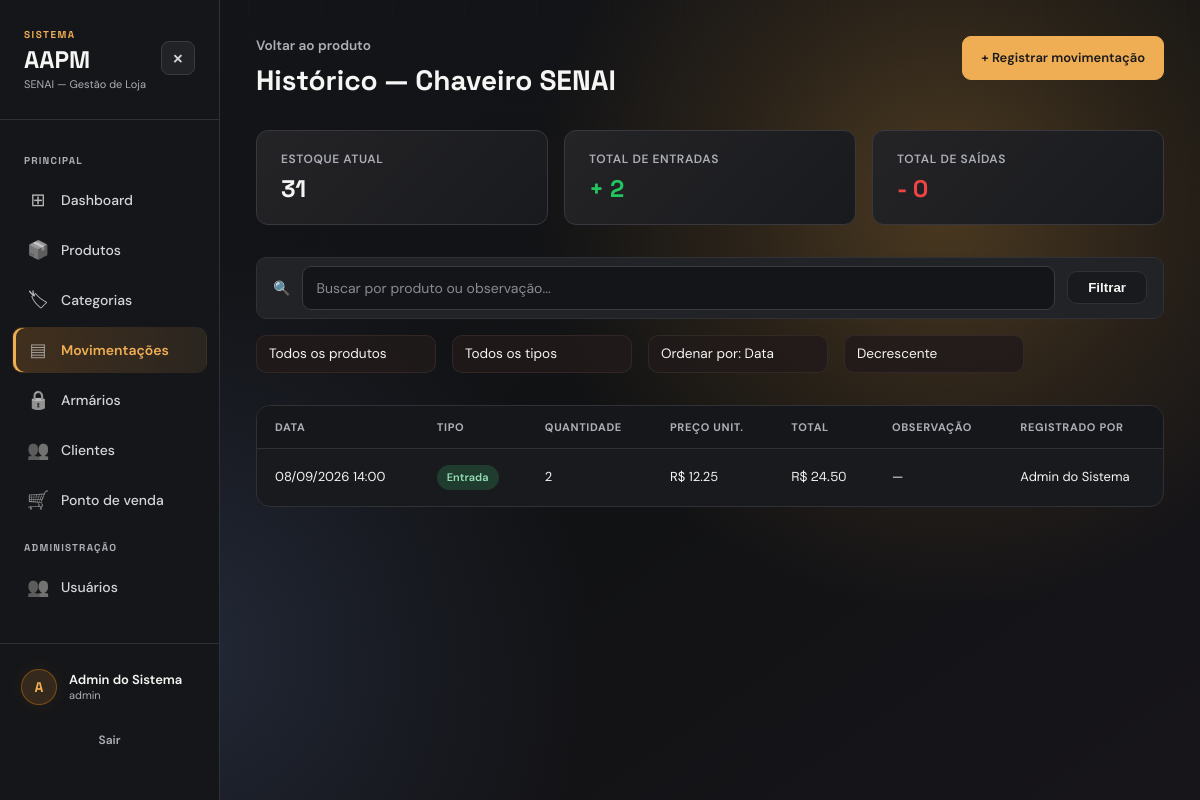
The app's page /movimentacoes/produto/12 (signed in), older data.
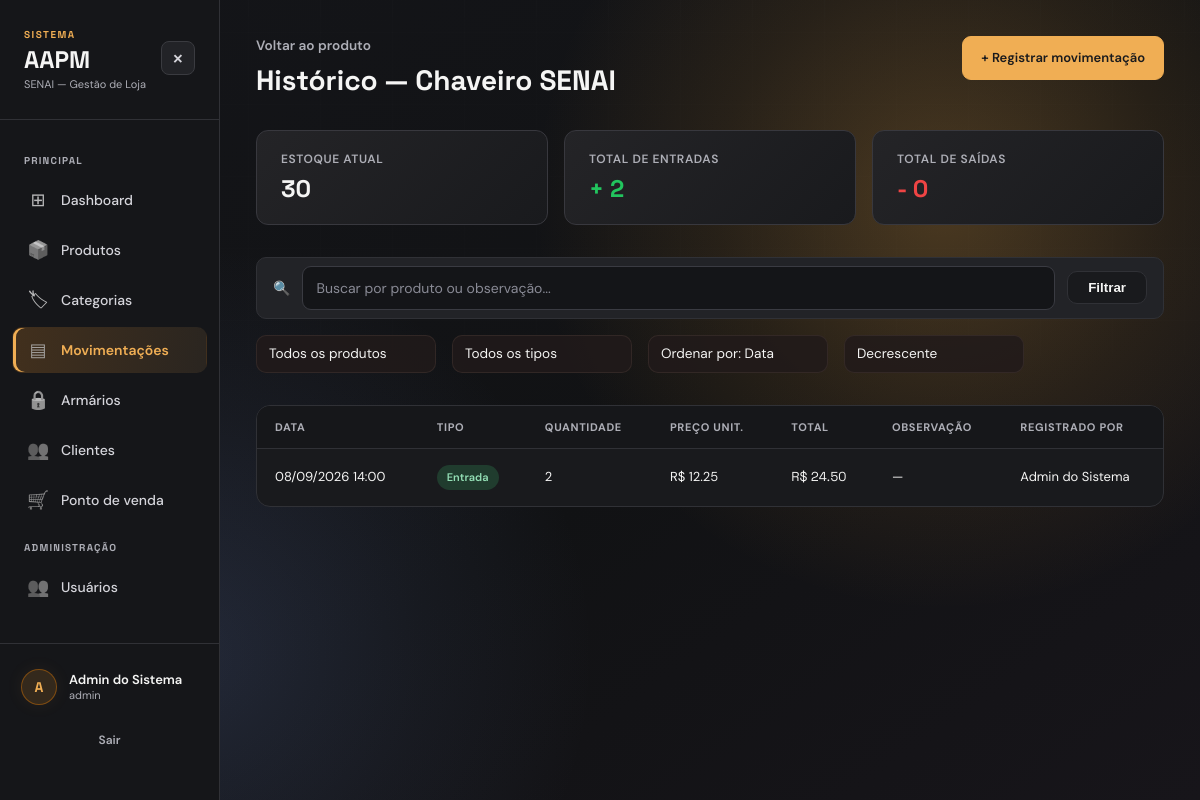
The same page, newer data.
### app/models/produto.py (models this page shows, shortened)
class Produto(Base):
    __tablename__ = "produtos"
    id            = Column(Integer, primary_key=True, index=True)
    nome          = Column(String(150), nullable=False, index=True)
    preco         = Column(Float, nullable=False, default=0.0)
    estoque_atual = Column(Integer, nullable=False, default=0)
    variacao      = Column(String(80), nullable=True, index=True)
    ativo         = Column(Boolean, default=True)
    imagem_path = Column(String(255), nullable=True)
    categoria_id = Column(
        Integer,
        ForeignKey("categorias.id", ondelete="SET NULL"),
        nullable=True
    )
    categoria = relationship(
        "Categoria",
        back_populates="produtos"
    )

### app/controllers/movimentacao_controller.py (the view)
@router.get("/produto/{produto_id}")
def historico_produto(
    produto_id: int,
    request: Request,
    db: Session = Depends(get_db),
    usuario = Depends(get_usuario_logado)
):
    produto = db.query(Produto).filter(Produto.id == produto_id).first()
    if not produto:
        return RedirectResponse(url="/produtos", status_code=302)
    movimentacoes = (
        db.query(Movimentacao)
        .filter(Movimentacao.produto_id == produto_id)
        .order_by(Movimentacao.criado_em.desc())
        .all()
    )
    total_entradas = sum(
        m.quantidade for m in movimentacoes
        if m.tipo == TipoMovimentacao.ENTRADA
    )
    total_saidas = sum(
        m.quantidade for m in movimentacoes
        if m.tipo == TipoMovimentacao.SAIDA
    )
    return templates.TemplateResponse(
        request,
        "movimentacoes/historico.html",
        {
            "request":        request,
            "usuario":        usuario,
            "produto":        produto,
            "movimentacoes":  movimentacoes,
            "total_entradas": total_entradas,
            "total_saidas":   total_saidas,
        }
    )

### app/templates/movimentacoes/historico.html (shortened to what the changed rows need)
<!DOCTYPE html>
<html lang="pt-br">
<head>
    <link rel="stylesheet" href="/static/css/movimentacoes/historico.css?v=2">
    <link rel="stylesheet" href="/static/css/admin.css">
    <link rel="stylesheet" href="/static/css/typography.css">
    <link rel="stylesheet" href="/static/css/background.css">
    <link rel="stylesheet" href="/static/css/visual-effects.css?v=20261109-mouse">
</head>
<body class="admin-page">
    <div class="layout">
        <div class="admin-main">
    <div class="historico-container">
        <header class="historico-header">
            <div>
                <a href="/produtos/{{ produto.id }}" class="btn-voltar">Voltar ao produto</a>
                <h1>Histórico — {{ produto.nome }}</h1>
            </div>
        </header>
        <section class="resumo-grid">
            <div class="resumo-card">
                <span class="resumo-label">Estoque atual</span>
                <span class="resumo-valor">{{ produto.estoque_atual }}</span>
            </div>
        </section>
        <div class="tabela-wrapper">
            <table class="tabela-mov">
                <thead>
                    <tr>
                        <th>Data</th>
                        <th>Tipo</th>
                        <th>Quantidade</th>
                        <th>Preço unit.</th>
                        <th>Total</th>
                        <th>Observação</th>
                        <th>Registrado por</th>
                    </tr>
                </thead>
            </table>
        </div>
    </div>
        </div>
    </div>
</body>
</html>

Row changes from the older to the newer data that the page shows:
changed Produto "Chaveiro SENAI": estoque_atual "31" → "30"
